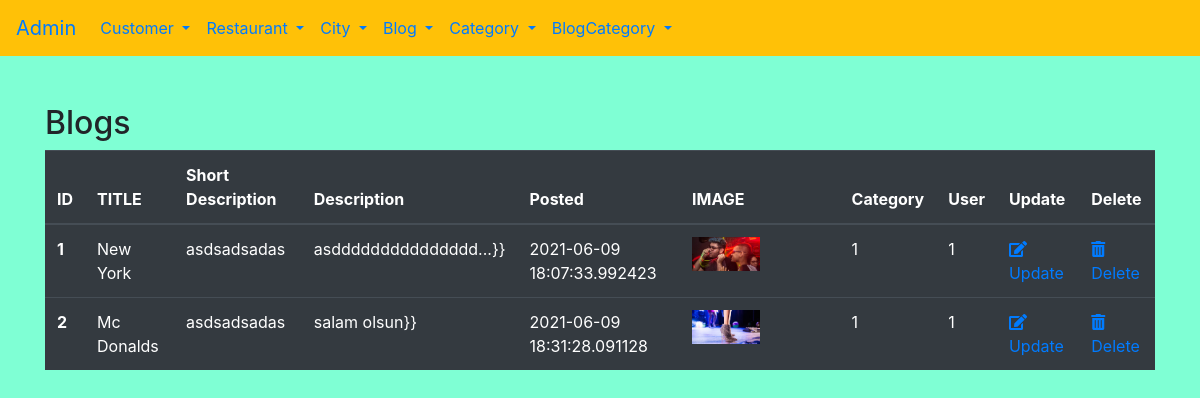
The app's page /admin/bloglist with its own data.
### gricklo/models.py (models this page shows, shortened)
class Blog(db.Model):
    __tablename__ = "blog"
    id = db.Column(db.Integer, primary_key=True)
    title = db.Column(db.String(50),nullable=False)
    short_description = db.Column(db.String(50),nullable=False)
    description = db.Column(db.Text, nullable=False)
    blog_posted = db.Column(db.DateTime, default=datetime.utcnow)
    image = db.Column(db.String(20), default = "default.png")
    category = db.Column(db.Integer, db.ForeignKey('blogcategory.id'), nullable=False)
    customer =db.Column(db.Integer, db.ForeignKey('user.id'), nullable=False)

### gricklo/controlers.py (the view)
@app.route('/admin/bloglist')
def blog_list():
    blogs = Blog.query.all()
    return render_template('admin/bloglist.html', blogs=blogs )

### gricklo/templates/admin/bloglist.html
{% extends "admin/base.html"%}
{% block content%}
<h2>Blogs</h2>
<div class="container">
    <div class="row">
        <table class="table table-dark">
            <thead>
              <tr>
                <th scope="col">ID</th>
                <th scope="col">TITLE</th>
                <th scope="col">Short Description</th>
                <th scope="col">Description</th>
                <th scope="col">Posted</th>
                <th scope="col">IMAGE</th>
                <th scope="col">Category</th>
                <th scope="col">User</th>
                <th scope="col">Update</th>
                <th scope="col">Delete</th>
              </tr>
            </thead>
            <tbody>
                {% for blog in blogs %}
                <tr>
                    <th scope="row">{{blog.id}}</th>
                    <td>{{blog.title}}</td>
                    <td>{{blog.short_description |truncate (8)}}</td>
                    <td>{{blog.description |truncate (20)}}}}</td>
                    <td>{{blog.blog_posted}}</td>
                    <td><img src="/static/uploads/{{blog.image}}" alt="" class="w-50"></td>
                    <td>{{blog.category}}</td>
                    <td>{{blog.customer}}</td>
                    <td><a href="{{url_for('blog_edit', id=blog.id)}}"><i class="fas fa-edit"></i>Update</a></td>
                    <td><a href="{{url_for('blog_delete', id=blog.id)}}" onclick="return confirm('Are you sure to delete?')"><i class="fas fa-trash-alt"></i>Delete</a></td>
                  </tr>
                {% endfor %}
            </tbody>
          </table>
    </div>
</div>
{% endblock %}

### records on screen
Blog: id "1", title "New York", short_description "asdsadsadas", description "asddddddddddddddd...", blog_posted "2021-06-09 18:07:33.992423", image (picture), category "1", customer "1"
Blog: id "2", title "Mc Donalds", short_description "asdsadsadas", description "salam olsun", blog_posted "2021-06-09 18:31:28.091128", image (picture), category "1", customer "1"
